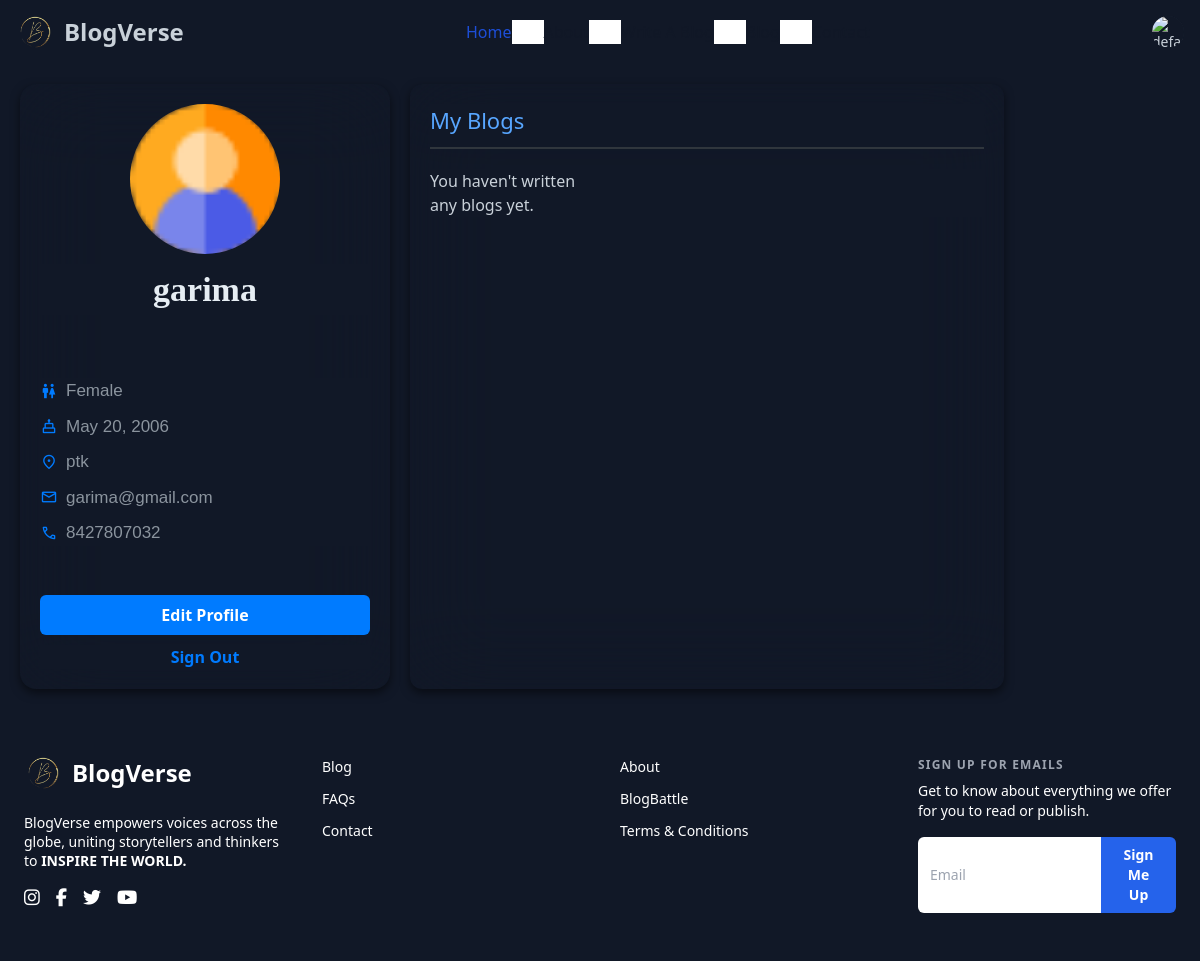
The page /blogverse/profile/ (signed in) on the database its author committed.
### blogverse/models.py (models this page shows, shortened)
class AppUser(AbstractUser):
    GENDER_CHOICES = (
        ('Male', 'Male'),
        ('Female', 'Female'),
        ('Other', 'Other'),
    )
    username = None
    email = models.EmailField(unique=True)
    name = models.CharField(max_length=100)
    phone = models.CharField(max_length=15)
    address = models.TextField()
    gender = models.CharField(max_length=10, choices=GENDER_CHOICES)
    birthdate = models.DateField(null=True, blank=True)
    objects = AppUserManager()
    USERNAME_FIELD = 'email'
    REQUIRED_FIELDS = ['name', 'phone', 'address', 'gender', 'birthdate' ]

### blogverse/views.py (the view)
# urls.py: path('profile/', views.profile_view, name='profile_view'),
@login_required
def profile_view(request):
    profile, created = Profile.objects.get_or_create(
        user=request.user,
    )
    blogs = BlogPost.objects.filter(user=request.user)
    return render(request, 'profile.html', {'profile': profile, 'blogs': blogs})

### blogverse/templates/profile.html (shortened to what this page needs)
{% extends 'base.html' %}
{% load static %}
{% block content %}
<!DOCTYPE html>
<html lang="en">
<head>
  <link rel="stylesheet" href="https://cdnjs.cloudflare.com/ajax/libs/font-awesome/6.7.2/css/all.min.css">
</head>
<body>
  <div class="container">
    <div class="sidebar">
      {% if profile.profile_image %}
      <img src="{{ profile.profile_image.url }}" alt="Profile Image">
      {% else %}
      <img src="{% static 'images/default.png' %}" alt="Default Image">
      {% endif %}
      <h2>{{ user.name }}</h2>
      <br><br>
      <div class="details">
        <p><span class="material-symbols-outlined">wc</span> {{ user.gender }}</p>
        <p><span class="material-symbols-outlined">cake</span> {{ user.birthdate }}</p>
        <p><span class="material-symbols-outlined">location_on</span> {{ user.address }}</p>
        <p><span class="material-symbols-outlined">mail</span> {{ user.email }}</p>
        <p><span class="material-symbols-outlined">call</span> {{ user.phone }}</p>
      </div>
      <br>
      <a class="btn" href="{% url 'update_profile' %}">Edit Profile</a>
      <a href="#" class="signout">Sign Out</a>
    </div>
    <div class="main">
      <h3>My Blogs</h3>
      <div class="blogs">
        {% for post in blogs %}
        <div class="card">
          <div class="card-title">{{ post.title }}</div>
          {% if post.image %}
          <div class="card-image">
            <img src="{{ post.image.url }}" alt="">
          </div>
          {% else %}
          <div class="card-image">
            <img src="#" alt="No image available">
          </div>
          {% endif %}
          <div class="card-text">
            {{ post.content|truncatewords:10 }}
            <br>
            <small>Posted on {{ post.created_at|date:"F j, Y, g:i a" }}</small>
            <div class="blog-actions">
              <div class="edit">
                <a href="{% url 'update_blog' post.id %}">
                  <button type="button">
                  <i class="fa-solid fa-pen-to-square fa-xl" style="color: #14bd4f;"></i></a>
                <a href="{% url 'delete_blog' post.id %}"
                  onclick="return confirm('Are you sure you want to delete this blog?');">
                  <i class="fa-solid fa-trash-can fa-xl" style="color: #dc0909;"></i></a>
              </div>
              <div class="readmore">
                <a href="{% url 'blog_detail' post.id %}">
                  <button type="button">
                  <i class="fa-solid fa-book-open fa-xl" style="color: #246ef0;"></i></button></a>
              </div>
            </div>
          </div>
        </div>
        {% empty %}
        <p>You haven't written any blogs yet.</p>
        {% endfor %}
      </div>
    </div>
  </div>
</body>
</html>
{% endblock %}

### blogverse/templates/profile.html (style rules this page uses)
* { background-color: rgb(17 24 39 / var(--tw-bg-opacity, 1)); }
body { margin: 0; font-family: 'Segoe UI', Tahoma, Geneva, Verdana, sans-serif; background: #0d1117; color: #c9d1d9; }
.container { display: flex; flex-wrap: wrap; padding: 20px; gap: 20px; }
.sidebar img { width: 150px; height: 150px; border-radius: 50%; object-fit: cover; display: block; margin: 0 auto 10px; }
.sidebar h2 { text-align: center; margin: 10px 0 5px; font-size: 34px; color: #e6edf3; font-family: Cambria, Cochin, Georgia, Times, 'Times New Roman', serif; font-weight: bolder; }
.sidebar p { font-family: 'Lucida Sans', 'Lucida Sans Regular', 'Lucida Grande', 'Lucida Sans Unicode', Geneva, Verdana, sans-serif; font-size: 17px; color: #8b949e; margin: 10px 0; display: flex; align-items: center; }
.material-symbols-outlined { font-size: 18px; margin-right: 8px; color: #007bff; }
.btn { display: block; text-align: center; margin-top: 15px; padding: 8px 12px; background-color: #007bff; color: #fff; text-decoration: none; border-radius: 6px; font-weight: bold; }
.signout { display: block; text-align: center; margin-top: 10px; color: #007bff; text-decoration: none; font-weight: bold; }
.main { flex: 1; padding: 20px; border-radius: 12px; box-shadow: 0 4px 10px rgba(0, 0, 0, 0.5); background-color: transparent; backdrop-filter: blur(40px); }
.main h3 { font-size: 22px; margin-bottom: 20px; border-bottom: 2px solid #30363d; padding-bottom: 10px; color: #58a6ff; }
.blogs { display: grid; grid-template-columns: repeat(3, 1fr); gap: 20px; margin-top: 20px; }

### rows shown on the page
AppUser: name "garima", gender "Female", birthdate "May 20, 2006", address "ptk", email "garima@gmail.com", phone "8427807032"
